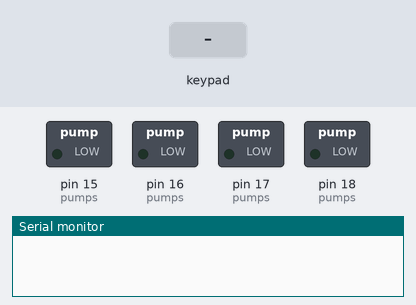
Bench run of a sketch on a simulated Arduino Uno, built with avr-gcc and run on an emulated ATmega328P. On the bench: switched loads named in the sketch (green lamp = pin HIGH), the last lines printed to the serial monitor. The test bench sets the inputs (shaded band). Pins used as bus, display or sensor lines are not drawn.

Above: at 1.2 s.
1.3 s: key '1' pressed
At 1.6 s:
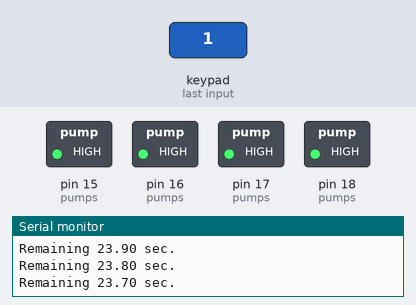
8.2 s: keypad keys 1 2 8 7 6 pressed 0.4 s apart
At 14.3 s:
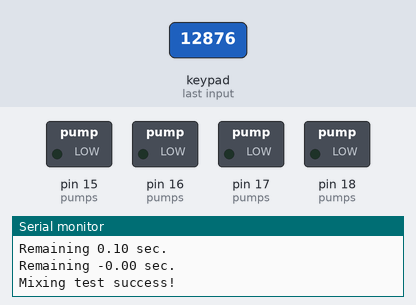
Timing chart, 0 to 15.8 s (numbered marks = the images above; inputs shaded):
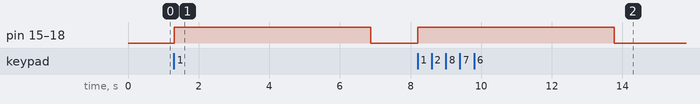

The sketch:

barmen_ver0.9.ino
```cpp
#include <Keypad.h>
//////ПИНЫ МОТОРОВ///////
int pump_1 = 15;
int pump_2 = 17;
int pump_3 = 18;
int pump_4 = 16;
int pumps[] = {pump_1, pump_2, pump_3, pump_4};
/////////////////////////

///////ПИНЫ RGB СВЕТОДИОДА//////////
int RED = 9;
int BLUE = 10;
int GREEN = 11;
int colors[] = {RED, BLUE, GREEN};

double firstIntens = 255;
double secondIntens = 0;

int pulseIter = 0;
double intensOffset = 0.001;
////////////////////////////////////


const byte ROWS = 4; // 4 строки
const byte COLS = 4; // 4 столбца
char keys[ROWS][COLS] = {
  {'1','2','3','A'},
  {'4','5','6','B'},
  {'7','8','9','C'},
  {'*','0','#','D'}
};
byte rowPins[ROWS] = {12, 8, 7, 6};
byte colPins[COLS] = {5, 4, 3, 2};
Keypad keypad = Keypad( makeKeymap(keys), rowPins, colPins, ROWS, COLS );

double mixingTimer = 0;
double timeOfTest = 5;
bool mixingTest = false;


//////////// ПРОВЕРКА МОТОРОВ ///////////
bool pump_test = false;
bool pump_switcher = false;
/////////////////////////////////////////


void setup(){
    Serial.begin(9600);
  //////////НАСТРОЙКА НАСОСОВ/////////////
    for(int i = 0; i < 4; i++){
      pinMode(pumps[i], OUTPUT);
      digitalWrite(pumps[i], LOW);
    }
  //////////////////////////////////////////

  ////////////НАСТРОЙКА RGB СВЕТОДИОДА//////////
    for(int i = 0; i < 2; i++){
      pinMode(colors[i], OUTPUT);
      if(i == 0){
        analogWrite(colors[i], 255);
      }else{
        analogWrite(colors[i], 0);
      }
    }
  //////////////////////////////////////////////
}

void loop(){
  char key = keypad.getKey();
  if(key){
    if (key == '1'){
        if(mixingTimer == 0 && mixingTest == false && !pump_test){
          mixingTimer = timeOfTest * 5;
          mixingTest = true;
          Serial.println("Start mixing test");
        }
    }else if(key == '*'){
       Serial.println(".......DEBUG MODE.......");
       pump_test = true;
    }else if(key == '#'){
       Serial.println(".......DEBUG MODE.......");
       pump_test = false;
    }
  }

  if(pump_test){
    if(key == '0' || key == '1' || key == '2' || key == '3'){
      pump_switcher = !pump_switcher;
      Serial.print(key); Serial.print(" motor set "); Serial.println(pump_switcher);
      digitalWrite(pumps[String(key).toInt()], pump_switcher);
    }
  }

  if(mixingTest == true){
    mixingTimer-=0.1;
    Serial.print("Remaining ");
    Serial.print(mixingTimer);
    Serial.println(" sec.");
    if(mixingTimer <= 0){
      mixingTest = false;
      mixingTimer = 0;
      digitalWrite(pumps[0], LOW);
      digitalWrite(pumps[1], LOW);
      digitalWrite(pumps[2], LOW);
      digitalWrite(pumps[3], LOW);
      Serial.println("Mixing test success!");
    }else{

        digitalWrite(pumps[0], HIGH);
        digitalWrite(pumps[1], HIGH);
        digitalWrite(pumps[2], HIGH);
        digitalWrite(pumps[3], HIGH);

     }
  }

///////////////////// ПУЛЬСАЦИЯ ///////////////////////////

  if(firstIntens > 0 && secondIntens < 255){
    firstIntens-=intensOffset;
    secondIntens+=intensOffset;
    analogWrite(colors[pulseIter], firstIntens);
    if(pulseIter < 2){
      analogWrite(colors[pulseIter+1], secondIntens);
    }else{
      analogWrite(colors[0], secondIntens);
    }
  }else{
    if(pulseIter == 2){
      pulseIter = 0;
    }else{
      pulseIter++;
    }
    firstIntens = 255;
    secondIntens = 0;
  }

///////////////////////////////////////////////////////////
}
```

Measured:
- after the input at 1.3 s, pin 15 (pumps), pin 16 (pumps), pin 17 (pumps), pin 18 (pumps): LOW → HIGH at once, → LOW 5.6 s later
- after the input at 8.2 s, pin 15 (pumps), pin 16 (pumps), pin 17 (pumps), pin 18 (pumps): LOW → HIGH at once, → LOW 5.6 s later
